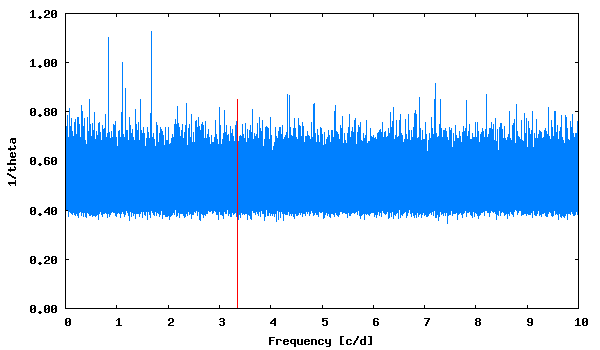

Here is the gnuplot script that generated this plot:
set term png size 600,350 medium
set colors classic
set output "phase_lc_10.lk.png"
set xlabel "Frequency [c/d]"
set ylabel "1/theta"
set format y "%5.2f"
plot [] "lk.periodogram" using 1:2 with lines linecolor 3 title "", "<echo '3.357140  0.85'" with impulses linecolor 1 title ""
 
